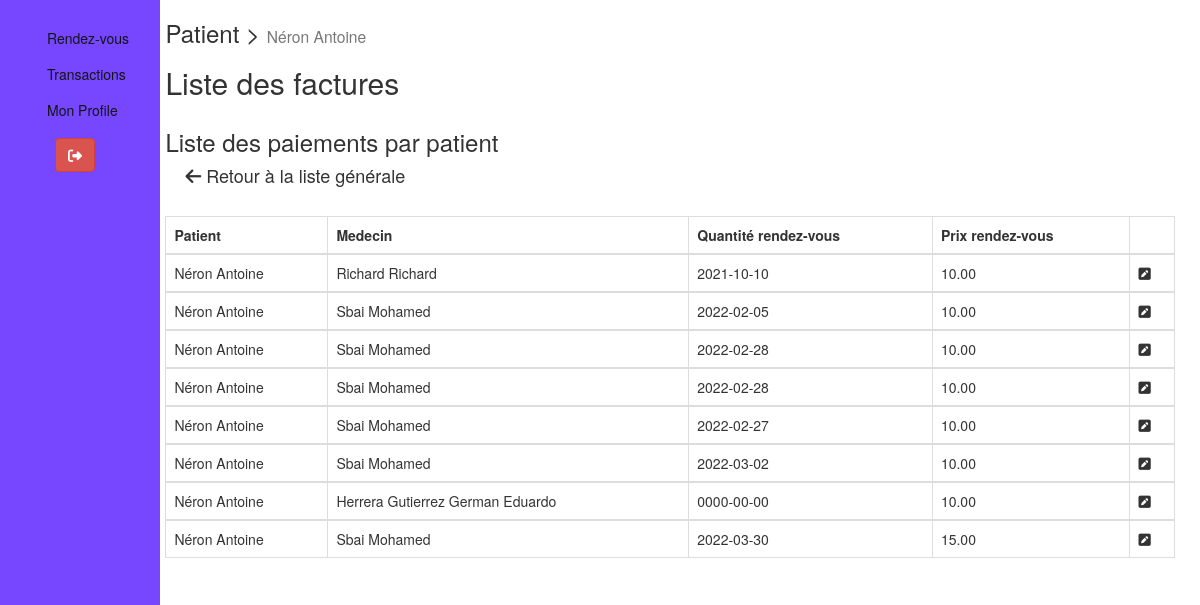
Screenshot of /index.php?url=detail_invoice&opt=patient&id=3 (signed in) with the database file from the repository.
### tables this page shows
CREATE TABLE `patient` (
  `id` int(11) NOT NULL,
  `nom` varchar(100) NOT NULL,
  `prenom` varchar(100) NOT NULL,
  `date_naissance` date NOT NULL,
  `email` varchar(150) NOT NULL,
  `adresse` varchar(150) NOT NULL,
  `code_postal` varchar(10) NOT NULL,
  `ville` varchar(100) NOT NULL,
  `province` varchar(100) NOT NULL,
  `telephone` varchar(20) NOT NULL,
  `description` text NOT NULL,
  `mdp` varchar(150) NOT NULL
);

CREATE TABLE `doctor` (
  `id` int(11) NOT NULL,
  `nom` varchar(100) NOT NULL,
  `prenom` varchar(100) NOT NULL,
  `date_naissance` date NOT NULL,
  `photo` varchar(100) NOT NULL,
  `email` varchar(150) NOT NULL,
  `adresse` varchar(150) NOT NULL,
  `code_postal` varchar(20) NOT NULL,
  `ville` varchar(100) NOT NULL,
  `province` varchar(100) NOT NULL,
  `telephone` varchar(50) NOT NULL,
  `cv` varchar(100) NOT NULL,
  `mdp` varchar(150) NOT NULL
);

CREATE TABLE `appointment` (
  `id` int(11) NOT NULL,
  `id_patient` int(11) NOT NULL,
  `id_medecin` int(11) NOT NULL,
  `date_rendezvous` date NOT NULL,
  `heure_rendezvous` varchar(10) NOT NULL
);

CREATE TABLE `invoice` (
  `id` int(11) NOT NULL,
  `id_rendezvous` int(11) NOT NULL,
  `prix_rendezvous` decimal(10,2) NOT NULL
);

### index.php (called while the page is built, shortened)
<?php
    require_once('Controllers/Router.php');
    $router = new Router();
    $router->routereq();
?>

### Models/SummaryAppointment.php (called while the page is built, shortened)
<?php
    class SummaryAppointment
    {
        public $_nom_p;
        public $_prenom_p;
        public $_nom_d;
        public $_prenom_d;
        public $_id_rv;
        public $_date_rv;
        public $_prix_rv;
        public function nom_p()
        {
            return $this->_nom_p;
        }
        public function setNom_p($_nom)
        {
            $this->_nom_p = $_nom;
        }
        public function prenom_p()
        {
            return $this->_prenom_p;
        }
        public function setPrenom_p($_prenom)
        {
            $this->_prenom_p = $_prenom;
        }
        public function nom_d()
        {
            return $this->_nom_d;
        }
        public function setNom_d($_nom_d)
        {
            $this->_nom_d = $_nom_d;
        }
        public function prenom_d()
        {
            return $this->_prenom_d;
        }
        public function setPrenom_d($_prenom_d)
        {
            $this->_prenom_d = $_prenom_d;
        }
        public function id_rv()
        {
            return $this->_id_rv;
        }
        public function setId_rv($_id_rv)
        {
            $this->_id_rv = $_id_rv;
        }
        public function date_rv()
        {
            return $this->_date_rv;
        }
        public function setDate_rv($_date_rv)
        {
            $this->_date_rv = $_date_rv;
        }
        public function prix_rv()
        {
            return $this->_prix_rv;
        }
        public function setPrix_rv($_prix_rv)
        {
            $this->_prix_rv = $_prix_rv;
        }
    }

### Models/Model.php (called while the page is built, shortened)
<?php
abstract class Model
{
    private static $_db;
    private static function setBdd()
    {
        self::$_db = new PDO("mysql:host=localhost;dbname=system_hopital;charset=utf8", "root", "");
        self::$_db->setAttribute(PDO::ATTR_ERRMODE, PDO::ERRMODE_WARNING);
    }
    protected function getBdd()
    {
        return self::$_db;
    }
    public function getInvoiceListDetail($opt, $id)
    {
        $var = [];
        $sql = "SELECT  p.id as id_p, p.nom as nom_p, p.prenom as prenom_p, d.id as id_d, d.nom as nom_d, d.prenom as prenom_d, a.id as id_rv, a.date_rendezvous as date_rv, a.id as n_rv, i.prix_rendezvous as prix_rv
        FROM patient p, doctor d, appointment a, invoice i
        WHERE a.id_patient = p.id AND a.id_medecin = d.id AND a.id = i.id_rendezvous AND ";
        if ($opt == "patient")
            $sql = $sql . " p.id = " . $id . "; ";
        $query = self::$_db->prepare($sql);
        $query->execute();
        while ($data = $query->fetch(PDO::FETCH_ASSOC)) {
            $var[] = new SummaryAppointment($data);
        }
        return $var;
    }
}

### Models/SummaryAppointmentManager.php (called while the page is built, shortened)
<?php
class SummaryAppointmentManager extends Model
{
    public function getSummaryInvoiceDetail($order,$id )
    {
        return $this->getInvoiceListDetail($order,$id);
    }
}
?>

### Views/detail_invoice.php (the view)
<?php
$this->_t = "Liste des factures";
?>
<?php
include("Public/sidebar.php");
?>
<div class="col-10 table-responsive">
  <p class="h3"><?php echo ($this->_usr);
                echo (" > "); ?>
    <small class="text-muted"> <?php echo ($this->_name); ?> </small></h3>
  <h2><?php echo ($this->_t)   ?></h2>
</div>
<div class="col-10 table-responsive">
  <h3><?= $title ?></h3>
  <a href="http://localhost/HMS_PROJECT/liste_invoice" id="link" style="text-decoration:none;" id="link" style="text-decoration:none;"><h4> &nbsp;&nbsp;&nbsp; <i class="fas fa-arrow-left"></i> Retour à la liste générale</h4></a>
  <br>
  <table class="table table-bordered">
    <thead>
      <tr class="table-primary">
        <th scope="col"><?= $menu[0] ?></th>
        <th scope="col"><?= $menu[1] ?></th>
        <th scope="col"><?= $menu[2] ?></th>
        <th scope="col"><?= $menu[3] ?></th>
        <th></th>
      </tr>
    </thead>
    <?php
    foreach ($invoice as $d) {
    ?>
      <tbody>
        <tr>
          <?php
          if ($user == "doctor") { ?>
            <td><?= $d->nom_d() . " " . $d->prenom_d() ?></td>
            <td><?= $d->nom_p() . " " . $d->prenom_p() ?></td>
          <?php } else { ?>
            <td><?= $d->nom_p() . " " . $d->prenom_p() ?></td>
            <td><?= $d->nom_d() . " " . $d->prenom_d() ?></td>
          <?php } ?>
          <td><?= $d->date_rv() ?></td>
          <td><?= $d->prix_rv() ?></td>
          <td>
            <a href="http://localhost/HMS_PROJECT/index.php?url=modif_invoice&id=<?= $d->id_rv(); ?>" id="link" style="text-decoration:none;"><i class="fas fa-pen-square"></i></a>
          </td>
        </tr>
      </tbody>
    <?php
    }
    ?>
  </table>
</div>

### Public/sidebar.php (shortened to what this page needs)
<div class="col-md-2 sidenav" style="background-color:rgb(118, 71, 255); color:white;">
  <?php
  $showDepart = false;
  $showMedicin = false;
  $showPatient = false;
  $showInfirmiers = false;
  $showEmployes = false;
  $showRendezVous = false;
  $showTransactio = false;
  $showDiagnostique = false;
  if (
    isset($_COOKIE["adminemail"]) || isset($_COOKIE["nurseemail"])
    || isset($_COOKIE["doctoremail"]) || isset($_COOKIE["patientemail"])
  ) $showRendezVous = true;
  if (
    isset($_COOKIE["adminemail"]) | isset($_COOKIE["patientemail"])
  ) $showTransactio = true;
  if ($showRendezVous)
    echo ('<a href="/HMS_PROJECT/liste_rendezvous">Rendez-vous</a>');
  if ($showTransactio)
    echo ('<a href="/HMS_PROJECT/liste_invoice">Transactions</a>');
  echo ('<a href="/HMS_PROJECT/detail_user">Mon Profile</a>');
  ?>
  <form method="post">
    <button type="submit" name="deco" class="btn btn-danger" style="margin-left:40px; margin-top:10px;"><i class="fas fa-sign-out-alt"></i></button>
  </form>
</div>

### Views/template.php (shortened to what this page needs)
<!DOCTYPE html>
<html>
    <head>
        <link rel="stylesheet" href="https://maxcdn.bootstrapcdn.com/bootstrap/3.4.1/css/bootstrap.min.css">
        <link rel="stylesheet" href="Public/style1.css"/>
    </head>
    <body>
        <div class="container-fluid" >
                    <?=$content  ?>
        </div>
    </body>
</html>

### Controllers/Router.php (shortened to what this page needs)
<?php
require_once('Views/View.php');
class Router
{
    public function routereq()
    {
        try
        {
            $url = '';
            if(isset($_GET['url']))
            {
                $url = explode('/',filter_var($_GET['url'],
                FILTER_SANITIZE_URL));
                $controler = ucfirst(strtolower($url[0]));
                $controlerClass = $controler."Controller";
                $controlerFile = "Controllers/".$controlerClass.".php";
                if(file_exists($controlerFile))
                {
                    $this->_ctrl = new $controlerClass($url);
                }
                else
                {
                    throw new Exception('Page introuvable...'.$controlerClass);
                }
            }
            else
            {
                require_once("Controllers/HomeController.php");
                $this->_ctrl = new HomeController($url);
            }
        }
        catch(Exception $e)
        {
            $errorMsg = $e->getMessage();
            $this->_view = new View('ViewError');
            $this->_view->generate(array('errorMsg' => $errorMsg));
        }
    }
}

### Controllers/Detail_invoiceController.php (shortened to what this page needs)
<?php
require_once('Views/View.php');
class Detail_invoiceController
{
    public function __construct($url)
    {
        if (isset($url) && $url && count($url) > 1) {
            throw new Exception('Page introuvable');
        } else {
            if (isset($_GET["opt"]))
                $this->dinv();
            else
                $this->linv();
        }
    }
    private function dinv()
    {
        $usr = $_GET["opt"];
        $title = "";
        $this->_manager = new SummaryAppointmentManager;
        if ($usr == "patient") {
            $invo = $this->_manager->getSummaryInvoiceDetail($usr,$_GET["id"]);
            $menu = ["Patient", "Medecin", "Quantité rendez-vous", "Prix rendez-vous"];
            $title = "Liste des paiements par patient";
        }
        $this->_view = new View('detail_invoice');
        $this->_view->generate(array('invoice' => $invo, 'menu' => $menu, 'user'=>$usr, 'title'=>$title ));
    }
}

### Views/View.php (shortened to what this page needs)
<?php
class View
{
    private $_file;
    private $_t;
    public function __construct($action)
    {
        $this->_file = 'Views/'.$action.'.php';
        if(isset($_COOKIE["patientemail"]))
            $this->_usr = "Patient";
    if(isset($_COOKIE["nom"]))
        $this->_name = $_COOKIE["nom"]." ".$_COOKIE["prenom"];
    }
    public function generate($data)
    {
        $content = $this->generateFile($this->_file, $data);
        $view = $this->generateFile('Views/template.php', array('t' => $this->_t, 'content' => $content));
        echo $view;
    }
    private function generateFile($file, $data)
    {
        if(file_exists($file))
        {
            extract($data);
            require $file;
            return ob_get_clean();
        }
        else
        {
            throw new Exception('Fichier '.$file.' Introuvable');
        }
    }
}
?>

### Public/style1.css (style rules this page uses)
::placeholder { color: #BDBDBD; opacity: 1; font-weight: 300 }
a { color: inherit; cursor: pointer }

### Public/sidebar.php (style rules this page uses)
.sidenav { height: 100%; width: 160px; position: fixed; z-index: 1; top: 0; left: 0; background-color: #111; overflow-x: hidden; padding-top: 20px; }
.sidenav a { padding: 8px 8px 8px 32px; text-decoration: none; color: rgb(20, 20, 20); display: block; transition: 0.3s; }
.table-responsive { margin-left: 12%; padding: 0px 10px; }

### rows the page displays
patient: nom "Néron", prenom "Antoine", doctor.nom "Richard", doctor.prenom "Richard", appointment.date_rendezvous "2021-10-10", invoice.prix_rendezvous "10.00", doctor.nom "Sbai", doctor.prenom "Mohamed", appointment.date_rendezvous "2022-02-05", appointment.date_rendezvous "2022-02-28", appointment.date_rendezvous "2022-02-27", appointment.date_rendezvous "2022-03-02", doctor.nom "Herrera Gutierrez", doctor.prenom "German Eduardo", appointment.date_rendezvous "0000-00-00", appointment.date_rendezvous "2022-03-30", invoice.prix_rendezvous "15.00"

### other values shown
$this->_usr "Patient"
$this->_name "Néron Antoine"
$this->_t "Liste des factures"
$title "Liste des paiements par patient"
$menu[0] "Patient"
$menu[1] "Medecin"
$menu[2] "Quantité rendez-vous"
$menu[3] "Prix rendez-vous"
